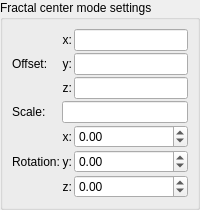
                <widget class="QWidget" name="page_fake_lights_fractal_center">
                 <layout class="QVBoxLayout" name="verticalLayout_fractal_center">
                  <property name="spacing">
                   <number>2</number>
                  </property>
                  <property name="leftMargin">
                   <number>0</number>
                  </property>
                  <property name="topMargin">
                   <number>0</number>
                  </property>
                  <property name="rightMargin">
                   <number>0</number>
                  </property>
                  <property name="bottomMargin">
                   <number>0</number>
                  </property>
                  <item>
                   <widget class="QGroupBox" name="groupBox_fake_lights_fractal_center">
                    <property name="title">
                     <string>Fractal center mode settings</string>
                    </property>
                    <layout class="QGridLayout" name="gridLayout_fractal_center">
                     <property name="spacing">
                      <number>2</number>
                     </property>
                     <item row="0" column="0" rowspan="3">
                      <widget class="QLabel" name="label_fractal_center_offset">
                       <property name="text">
                        <string>Offset:</string>
                       </property>
                      </widget>
                     </item>
                     <item row="0" column="1">
                      <widget class="QLabel" name="label_fractal_center_offset_x">
                       <property name="text">
                        <string>x:</string>
                       </property>
                       <property name="alignment">
                        <set>Qt::AlignRight|Qt::AlignTrailing|Qt::AlignVCenter</set>
                       </property>
                      </widget>
                     </item>
                     <item row="0" column="2">
                      <widget class="MyLineEdit" name="vect3_fake_lights_fractal_center_offset_x"/>
                     </item>
                     <item row="1" column="1">
                      <widget class="QLabel" name="label_fractal_center_offset_y">
                       <property name="text">
                        <string>y:</string>
                       </property>
                       <property name="alignment">
                        <set>Qt::AlignRight|Qt::AlignTrailing|Qt::AlignVCenter</set>
                       </property>
                      </widget>
                     </item>
                     <item row="1" column="2">
                      <widget class="MyLineEdit" name="vect3_fake_lights_fractal_center_offset_y"/>
                     </item>
                     <item row="2" column="1">
                      <widget class="QLabel" name="label_fractal_center_offset_z">
                       <property name="text">
                        <string>z:</string>
                       </property>
                       <property name="alignment">
                        <set>Qt::AlignRight|Qt::AlignTrailing|Qt::AlignVCenter</set>
                       </property>
                      </widget>
                     </item>
                     <item row="2" column="2">
                      <widget class="MyLineEdit" name="vect3_fake_lights_fractal_center_offset_z"/>
                     </item>
                     <item row="3" column="0">
                      <widget class="QLabel" name="label_fractal_center_scale">
                       <property name="text">
                        <string>Scale:</string>
                       </property>
                      </widget>
                     </item>
                     <item row="3" column="1" colspan="2">
                      <widget class="MyLineEdit" name="logedit_fake_lights_fractal_center_scale"/>
                     </item>
                     <item row="4" column="0" rowspan="3">
                      <widget class="QLabel" name="label_fractal_center_rotation">
                       <property name="text">
                        <string>Rotation:</string>
                       </property>
                      </widget>
                     </item>
                     <item row="4" column="1">
                      <widget class="QLabel" name="label_fractal_center_rotation_x">
                       <property name="text">
                        <string>x:</string>
                       </property>
                       <property name="alignment">
                        <set>Qt::AlignRight|Qt::AlignTrailing|Qt::AlignVCenter</set>
                       </property>
                      </widget>
                     </item>
                     <item row="4" column="2">
                      <widget class="MyDoubleSpinBox" name="spinboxd3_fake_lights_fractal_center_rotation_x">
                       <property name="decimals">
                        <number>2</number>
                       </property>
                       <property name="minimum">
                        <double>-36000.000000000000000</double>
                       </property>
                       <property name="maximum">
                        <double>36000.000000000000000</double>
                       </property>
                       <property name="singleStep">
                        <double>0.100000000000000</double>
                       </property>
                      </widget>
                     </item>
                     <item row="5" column="1">
                      <widget class="QLabel" name="label_fractal_center_rotation_y">
                       <property name="text">
                        <string>y:</string>
                       </property>
                       <property name="alignment">
                        <set>Qt::AlignRight|Qt::AlignTrailing|Qt::AlignVCenter</set>
                       </property>
                      </widget>
                     </item>
                     <item row="5" column="2">
                      <widget class="MyDoubleSpinBox" name="spinboxd3_fake_lights_fractal_center_rotation_y">
                       <property name="decimals">
                        <number>2</number>
                       </property>
                       <property name="minimum">
                        <double>-36000.000000000000000</double>
                       </property>
                       <property name="maximum">
                        <double>36000.000000000000000</double>
                       </property>
                       <property name="singleStep">
                        <double>0.100000000000000</double>
                       </property>
                      </widget>
                     </item>
                     <item row="6" column="1">
                      <widget class="QLabel" name="label_fractal_center_rotation_z">
                       <property name="text">
                        <string>z:</string>
                       </property>
                       <property name="alignment">
                        <set>Qt::AlignRight|Qt::AlignTrailing|Qt::AlignVCenter</set>
                       </property>
                      </widget>
                     </item>
                     <item row="6" column="2">
                      <widget class="MyDoubleSpinBox" name="spinboxd3_fake_lights_fractal_center_rotation_z">
                       <property name="decimals">
                        <number>2</number>
                       </property>
                       <property name="minimum">
                        <double>-36000.000000000000000</double>
                       </property>
                       <property name="maximum">
                        <double>36000.000000000000000</double>
                       </property>
                       <property name="singleStep">
                        <double>0.100000000000000</double>
                       </property>
                      </widget>
                     </item>
                    </layout>
                   </widget>
                  </item>
                 </layout>
                </widget>
